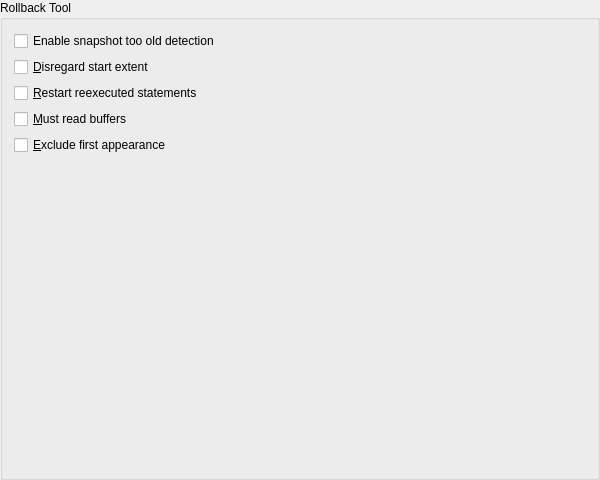
<?xml version="1.0" encoding="UTF-8"?>
<ui version="4.0">
 <class>toRollbackSettingUI</class>
 <widget class="QWidget" name="toRollbackSettingUI">
  <property name="geometry">
   <rect>
    <x>0</x>
    <y>0</y>
    <width>600</width>
    <height>480</height>
   </rect>
  </property>
  <property name="sizePolicy">
   <sizepolicy hsizetype="Expanding" vsizetype="Preferred">
    <horstretch>0</horstretch>
    <verstretch>0</verstretch>
   </sizepolicy>
  </property>
  <property name="minimumSize">
   <size>
    <width>600</width>
    <height>0</height>
   </size>
  </property>
  <property name="windowTitle">
   <string>Form1</string>
  </property>
  <layout class="QGridLayout">
   <property name="margin">
    <number>0</number>
   </property>
   <property name="spacing">
    <number>6</number>
   </property>
   <item row="0" column="0">
    <widget class="QGroupBox" name="ButtonGroup1">
     <property name="title">
      <string>Rollback Tool</string>
     </property>
     <layout class="QGridLayout">
      <property name="margin">
       <number>11</number>
      </property>
      <property name="spacing">
       <number>6</number>
      </property>
      <item row="1" column="0">
       <widget class="QCheckBox" name="AlignLeftBool">
        <property name="toolTip">
         <string>&lt;html&gt;&lt;head/&gt;&lt;body&gt;&lt;p&gt;Always start from the left border when displaying extent usage&lt;/p&gt;&lt;/body&gt;&lt;/html&gt;</string>
        </property>
        <property name="text">
         <string>&amp;Disregard start extent</string>
        </property>
       </widget>
      </item>
      <item row="3" column="0">
       <widget class="QCheckBox" name="NeedReadBool">
        <property name="toolTip">
         <string>&lt;html&gt;&lt;head/&gt;&lt;body&gt;&lt;p&gt;Don't display statements that have not read buffers&lt;/p&gt;&lt;/body&gt;&lt;/html&gt;</string>
        </property>
        <property name="text">
         <string>&amp;Must read buffers</string>
        </property>
       </widget>
      </item>
      <item row="5" column="0">
       <spacer>
        <property name="orientation">
         <enum>Qt::Vertical</enum>
        </property>
        <property name="sizeType">
         <enum>QSizePolicy::Expanding</enum>
        </property>
        <property name="sizeHint" stdset="0">
         <size>
          <width>20</width>
          <height>20</height>
         </size>
        </property>
       </spacer>
      </item>
      <item row="2" column="0">
       <widget class="QCheckBox" name="NoExecBool">
        <property name="toolTip">
         <string>&lt;html&gt;&lt;head/&gt;&lt;body&gt;&lt;p&gt;Start statements again that have been reexecuted&lt;/p&gt;&lt;/body&gt;&lt;/html&gt;</string>
        </property>
        <property name="text">
         <string>&amp;Restart reexecuted statements</string>
        </property>
       </widget>
      </item>
      <item row="0" column="0">
       <widget class="QCheckBox" name="OldEnableBool">
        <property name="toolTip">
         <string>&lt;html&gt;&lt;head/&gt;&lt;body&gt;&lt;p&gt;Enable snapshot too old detection, will put load on large databases&lt;/p&gt;&lt;/body&gt;&lt;/html&gt;</string>
        </property>
        <property name="text">
         <string>Enable snapshot too old detection</string>
        </property>
       </widget>
      </item>
      <item row="4" column="0">
       <widget class="QCheckBox" name="NeedTwoBool">
        <property name="toolTip">
         <string>&lt;html&gt;&lt;head/&gt;&lt;body&gt;&lt;p&gt;A statement must be visible at least two consecutive polls to be displayed&lt;/p&gt;&lt;/body&gt;&lt;/html&gt;</string>
        </property>
        <property name="text">
         <string>&amp;Exclude first appearance</string>
        </property>
       </widget>
      </item>
     </layout>
    </widget>
   </item>
  </layout>
 </widget>
 <resources/>
 <connections/>
</ui>
